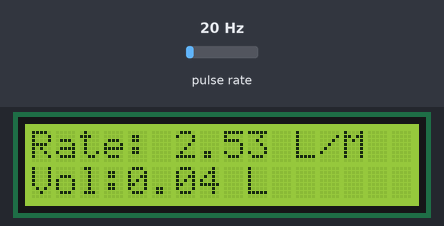
This sketch was run on a simulated Arduino Uno, built with avr-gcc and run on an emulated ATmega328P. Shown: 16×2 character LCD. Wiring (inferred from the names in the program): pulse sensor: data pin 2. Inputs (shaded band) come from the test bench; at power-on: pulse rate 20 Hz. What the sketch prints to the serial monitor is not drawn.

Above: at 1.6 s.
1.7 s: pulse rate (sensor on pin 2) set to 4 Hz
At 2.8 s:
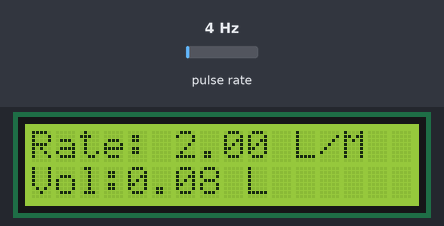
4.5 s: pulse rate (sensor on pin 2) set to 50 Hz
At 5.4 s:
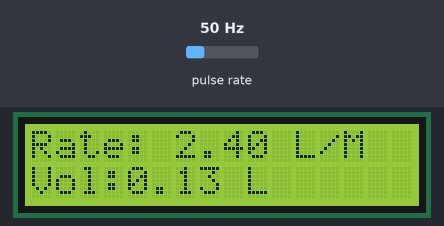
7.5 s: pulse rate (sensor on pin 2) set to 100 Hz
At 8.8 s:
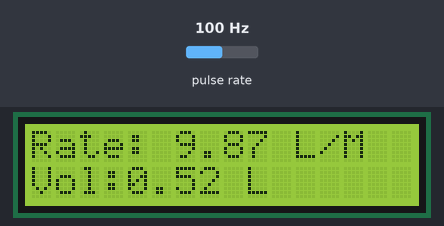
Timing chart, 0 to 10.5 s (numbered marks = the images above; inputs shaded):
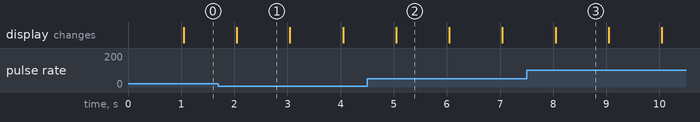

The sketch:

ArduinoWaterFlowSensor.ino
```cpp
#include <LiquidCrystal_I2C.h>
#include <SoftwareSerial.h>

#define FLOWSENSOR_PIN 2   // Sensor Input

volatile int FlowFrequency;  // Measures flow sensor pulses
// Calculated litres/hour
float Volumn = 0.0, LitrePerMinute;

unsigned long CurrentTime, CloopTime = 0;

LiquidCrystal_I2C lcd(0x27, 16, 2);
SoftwareSerial mySerial(10, 11); // RX, TX

void flow()  // Interrupt function
{
  FlowFrequency++;
}

void setup() {
  Serial.begin(9600);

  mySerial.begin(9600);

  pinMode(FLOWSENSOR_PIN, INPUT);
  digitalWrite(FLOWSENSOR_PIN, HIGH);  // Optional Internal Pull-Up

  lcd.begin();
  lcd.clear();
  lcd.setCursor(0, 0);
  lcd.print("Water Flow Meter");
  lcd.setCursor(0, 1);

  attachInterrupt(digitalPinToInterrupt(FLOWSENSOR_PIN), flow, RISING);  // Setup Interrupt
}

void loop() {
  CurrentTime = millis();
  // Every second, calculate and print litres/hour
  if (CurrentTime >= (CloopTime + 1000)) {
    CloopTime = CurrentTime;  // Updates cloopTime

    if (FlowFrequency != 0) {
      String getValue = "";
      // Pulse frequency (Hz) = 7.5Q, Q is flow rate in L/min.
      LitrePerMinute = (FlowFrequency / 7.5);  // (Pulse frequency x 60 min) / 7.5Q = flowrate in L/hour
      lcd.clear();
      lcd.setCursor(0, 0);
      lcd.print("Rate: ");
      lcd.print(LitrePerMinute);
      getValue += String(LitrePerMinute);
      getValue += ",";
      lcd.print(" L/M");
      LitrePerMinute = LitrePerMinute / 60;
      lcd.setCursor(0, 1);

      Volumn = Volumn + LitrePerMinute;
      getValue += String(Volumn);
      getValue += ",";
      lcd.print("Vol:");
      lcd.print(Volumn);
      lcd.print(" L");
      FlowFrequency = 0;                  // Reset Counter
      Serial.print(LitrePerMinute, DEC);  // Print litres/hour
      getValue += String(LitrePerMinute);
      getValue += ",";
      Serial.println(" L/Sec");

      mySerial.write(getValue.c_str());
    }
    else {
      Serial.println(" flow rate = 0 ");
      lcd.clear();
      lcd.setCursor(0, 0);
      lcd.print("Rate: ");
      lcd.print(FlowFrequency);
      lcd.print(" L/M");

      lcd.setCursor(0, 1);
      lcd.print("Vol:");
      lcd.print(Volumn);
      lcd.print(" L");
    }
  }
}
```

Measured:
- what the display in image 1 shows lasts 1.0 s, from 2.0 s to 3.0 s
